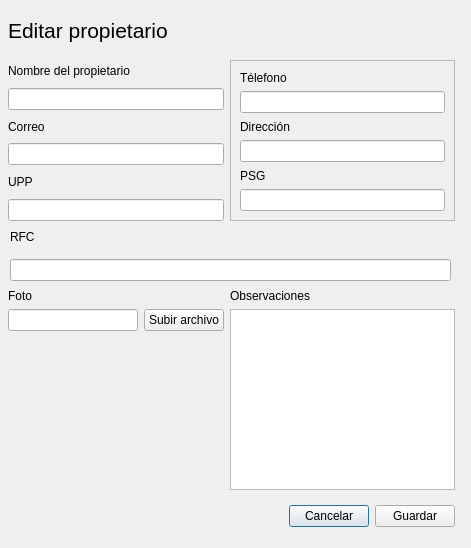
<?xml version="1.0" encoding="UTF-8"?>
<ui version="4.0">
 <class>Dialog</class>
 <widget class="QDialog" name="Dialog">
  <property name="geometry">
   <rect>
    <x>0</x>
    <y>0</y>
    <width>471</width>
    <height>548</height>
   </rect>
  </property>
  <property name="windowTitle">
   <string>Editar propietario</string>
  </property>
  <widget class="QWidget" name="widget" native="true">
   <property name="geometry">
    <rect>
     <x>8</x>
     <y>496</y>
     <width>447</width>
     <height>41</height>
    </rect>
   </property>
   <layout class="QHBoxLayout" name="horizontalLayout">
    <item>
     <spacer name="horizontalSpacer">
      <property name="orientation">
       <enum>Qt::Horizontal</enum>
      </property>
      <property name="sizeHint" stdset="0">
       <size>
        <width>264</width>
        <height>20</height>
       </size>
      </property>
     </spacer>
    </item>
    <item>
     <widget class="QPushButton" name="pushButton">
      <property name="text">
       <string>Cancelar</string>
      </property>
     </widget>
    </item>
    <item>
     <widget class="QPushButton" name="pushButton_2">
      <property name="text">
       <string>Guardar</string>
      </property>
     </widget>
    </item>
   </layout>
  </widget>
  <widget class="QWidget" name="widget_2" native="true">
   <property name="geometry">
    <rect>
     <x>8</x>
     <y>60</y>
     <width>216</width>
     <height>161</height>
    </rect>
   </property>
   <layout class="QVBoxLayout" name="verticalLayout_2">
    <item>
     <widget class="QLabel" name="label_2">
      <property name="text">
       <string>Nombre del propietario</string>
      </property>
     </widget>
    </item>
    <item>
     <widget class="QLineEdit" name="lineEdit"/>
    </item>
    <item>
     <widget class="QLabel" name="label_4">
      <property name="text">
       <string>Correo</string>
      </property>
     </widget>
    </item>
    <item>
     <widget class="QLineEdit" name="lineEdit_5"/>
    </item>
    <item>
     <widget class="QLabel" name="label_6">
      <property name="text">
       <string>UPP</string>
      </property>
     </widget>
    </item>
    <item>
     <widget class="QLineEdit" name="lineEdit_3"/>
    </item>
   </layout>
  </widget>
  <widget class="QFrame" name="frame">
   <property name="geometry">
    <rect>
     <x>230</x>
     <y>60</y>
     <width>225</width>
     <height>161</height>
    </rect>
   </property>
   <property name="frameShape">
    <enum>QFrame::StyledPanel</enum>
   </property>
   <property name="frameShadow">
    <enum>QFrame::Raised</enum>
   </property>
   <layout class="QVBoxLayout" name="verticalLayout">
    <item>
     <widget class="QLabel" name="label_3">
      <property name="text">
       <string>Télefono</string>
      </property>
     </widget>
    </item>
    <item>
     <widget class="QLineEdit" name="lineEdit_2"/>
    </item>
    <item>
     <widget class="QLabel" name="label_5">
      <property name="text">
       <string>Dirección</string>
      </property>
     </widget>
    </item>
    <item>
     <widget class="QLineEdit" name="lineEdit_6"/>
    </item>
    <item>
     <widget class="QLabel" name="label_8">
      <property name="text">
       <string>PSG</string>
      </property>
     </widget>
    </item>
    <item>
     <widget class="QLineEdit" name="lineEdit_7"/>
    </item>
   </layout>
  </widget>
  <widget class="QWidget" name="widget_5" native="true">
   <property name="geometry">
    <rect>
     <x>8</x>
     <y>289</y>
     <width>216</width>
     <height>201</height>
    </rect>
   </property>
   <layout class="QGridLayout" name="gridLayout_2">
    <item row="1" column="1">
     <widget class="QPushButton" name="indexbtn2">
      <property name="text">
       <string>Subir archivo</string>
      </property>
      <property name="icon">
       <iconset resource="resources.qrc">
        <normaloff>:/icons/img/icons/cargar.png</normaloff>:/icons/img/icons/cargar.png</iconset>
      </property>
      <property name="iconSize">
       <size>
        <width>20</width>
        <height>20</height>
       </size>
      </property>
      <property name="checkable">
       <bool>true</bool>
      </property>
      <property name="autoExclusive">
       <bool>true</bool>
      </property>
     </widget>
    </item>
    <item row="0" column="0" colspan="2">
     <widget class="QLabel" name="label_12">
      <property name="text">
       <string>Foto</string>
      </property>
     </widget>
    </item>
    <item row="2" column="0">
     <spacer name="verticalSpacer">
      <property name="orientation">
       <enum>Qt::Vertical</enum>
      </property>
      <property name="sizeHint" stdset="0">
       <size>
        <width>20</width>
        <height>111</height>
       </size>
      </property>
     </spacer>
    </item>
    <item row="1" column="0">
     <widget class="QLineEdit" name="lineEdit_4"/>
    </item>
   </layout>
  </widget>
  <widget class="QWidget" name="widget_4" native="true">
   <property name="geometry">
    <rect>
     <x>8</x>
     <y>6</y>
     <width>441</width>
     <height>48</height>
    </rect>
   </property>
   <layout class="QHBoxLayout" name="horizontalLayout_2">
    <item>
     <widget class="QLabel" name="label">
      <property name="font">
       <font>
        <family>Segoe UI</family>
        <pointsize>16</pointsize>
       </font>
      </property>
      <property name="text">
       <string>Editar propietario</string>
      </property>
     </widget>
    </item>
    <item>
     <spacer name="horizontalSpacer_2">
      <property name="orientation">
       <enum>Qt::Horizontal</enum>
      </property>
      <property name="sizeHint" stdset="0">
       <size>
        <width>207</width>
        <height>20</height>
       </size>
      </property>
     </spacer>
    </item>
   </layout>
  </widget>
  <widget class="QWidget" name="widget_3" native="true">
   <property name="geometry">
    <rect>
     <x>230</x>
     <y>289</y>
     <width>225</width>
     <height>201</height>
    </rect>
   </property>
   <layout class="QGridLayout" name="gridLayout">
    <item row="0" column="1">
     <widget class="QLabel" name="label_11">
      <property name="text">
       <string>Observaciones</string>
      </property>
     </widget>
    </item>
    <item row="1" column="1">
     <widget class="QTextEdit" name="textEdit"/>
    </item>
   </layout>
  </widget>
  <widget class="QWidget" name="widget_6" native="true">
   <property name="geometry">
    <rect>
     <x>10</x>
     <y>220</y>
     <width>441</width>
     <height>61</height>
    </rect>
   </property>
   <layout class="QVBoxLayout" name="verticalLayout_3">
    <item>
     <widget class="QLabel" name="label_9">
      <property name="text">
       <string>RFC</string>
      </property>
     </widget>
    </item>
    <item>
     <widget class="QLineEdit" name="lineEdit_8"/>
    </item>
   </layout>
  </widget>
 </widget>
 <resources>
  <include location="resources.qrc"/>
  <include location="../../AppData/Local/Programs/Python/Python313/Lib/site-packages/QtDesigner/resources.qrc"/>
  <include location="../../.designer/backup/resources.qrc"/>
 </resources>
 <connections/>
</ui>
